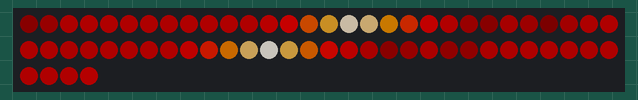
A sketch run on a simulated Arduino Uno, built with avr-gcc and run on an emulated ATmega328P. On the bench: 64 RGB LEDs in strip order, left to right, continuing on the next row. Dim RGB values are drawn brighter than linear.

Above: at 0.45 s.
At 5.27 s:
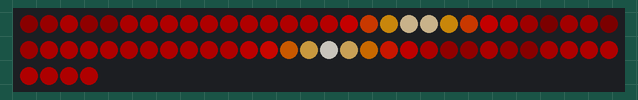
At 10.1 s:
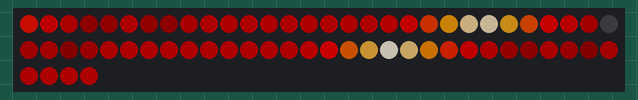
At 20.04 s:
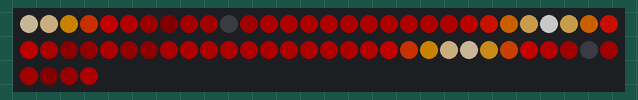
At 29.98 s:
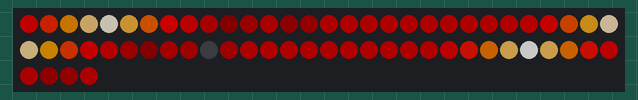
At 39.62 s:
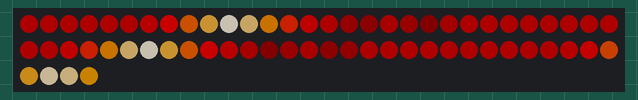

The sketch:

Lava_Wave.ino
```cpp
#include "FastLED.h"
#define DATA_PIN   8
#define NUM_LEDS   64

CRGB leds[NUM_LEDS];

uint8_t startIndexPalette;
uint8_t colorIndexPalette;

void setup() {
 Serial.begin(115200);
 FastLED.addLeds<WS2812B, DATA_PIN, GRB>(leds, NUM_LEDS).setCorrection(TypicalLEDStrip);
 FastLED.setBrightness(255);
}


void loop(){

 Lava_Wave();

}

void Lava_Wave(){
  FastLED.setBrightness(100);
  EVERY_N_MILLISECONDS(10){
    colorIndexPalette = startIndexPalette;
    for( int i = 0; i < NUM_LEDS; i++){
              //ColorFromPalette( paletteName, colorIndexPalette[0-255], brightness[0-255], blendType[NOBLEND or LINEARBLEND])
      leds[i] = ColorFromPalette( LavaColors_p, colorIndexPalette, 255, LINEARBLEND);
      colorIndexPalette = colorIndexPalette + 10;  //how fast to advance through palette
    }
    FastLED.show();
    startIndexPalette = startIndexPalette + 1;  //how fast to move the palette down the strip
  }
}
```
